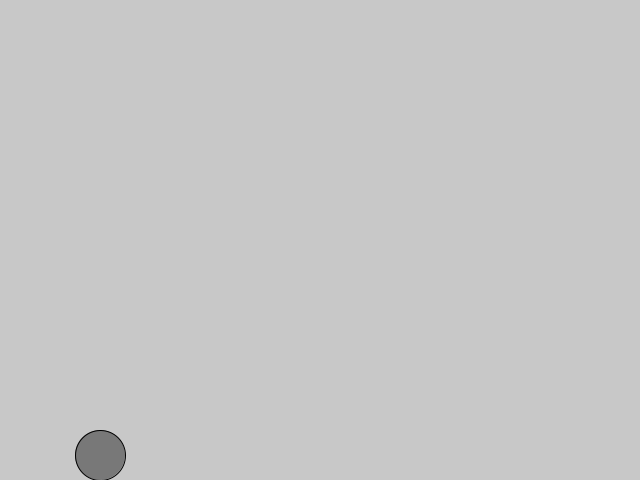
Frame 1 (no input)
Frame 60 (the mouse pressed at the canvas centre just before this capture): identical to frame 1, image omitted
Frame 120 (the mouse held since frame 60 and released just before this capture): identical to frame 1, image omitted

The Processing sketch that drew this single still picture (run headless with seeded random() and noise(); from frame 60 on, the mouse is pressed at the canvas centre):

// Processing sketch: p14b_characterMovementProperJumperCK
// ── p14b_characterMovementProperJumperCK.pde

// ixd308s18 | week #2: in-class exercise
// author: ceren kayalar
// character movement left, right, jump 

PVector ballPos;
PVector ballSpeed;
PVector ballDim;


boolean isJumping = false;
boolean isMovingLeft = false;
boolean isMovingRight = false;

void setup() {

  size(640, 480);
  ballDim = new PVector(50, 50);
  ballSpeed = new PVector(0, 0);
  ballPos = new PVector(100, height - ballDim.y/2);

}

void draw() {
  background(200);
  updateBallMovement();
  displayBall(); 
}

void displayBall() {  
  fill(120);
  ellipse(ballPos.x, ballPos.y, ballDim.x, ballDim.y);
}

void updateBallMovement() {
    
  ballPos.x += ballSpeed.x;
  ballPos.y += ballSpeed.y;

  if (ballPos.y > height - ballDim.y/2) {
    ballSpeed.x = 0;
    ballSpeed.y = 0;
    
    ballPos.y = height - ballDim.y/2;   
  } else {
    ballSpeed.x += 0;
    ballSpeed.y += 0.32;
  }
  
  if (isJumping)
    if (ballSpeed.y == 0) // single jump, comment this line to jump also in the air
        ballSpeed.y = -10;
  
  if (isMovingLeft)
    ballSpeed.x = -2;
    
  if (isMovingRight)
    ballSpeed.x = 2;
}


void keyPressed () {
  switch(key)
  {
    case 'w': isJumping = true;
    break; 
    case 'a': isMovingLeft = true;
    break;
    case 'd': isMovingRight = true;
    break;   
  }
}

void keyReleased() {
  switch(key)
  {
    case 'w': isJumping = false;
    break;
    case 'a': isMovingLeft = false;
    break;
    case 'd': isMovingRight = false;
    break;   
  }
}
